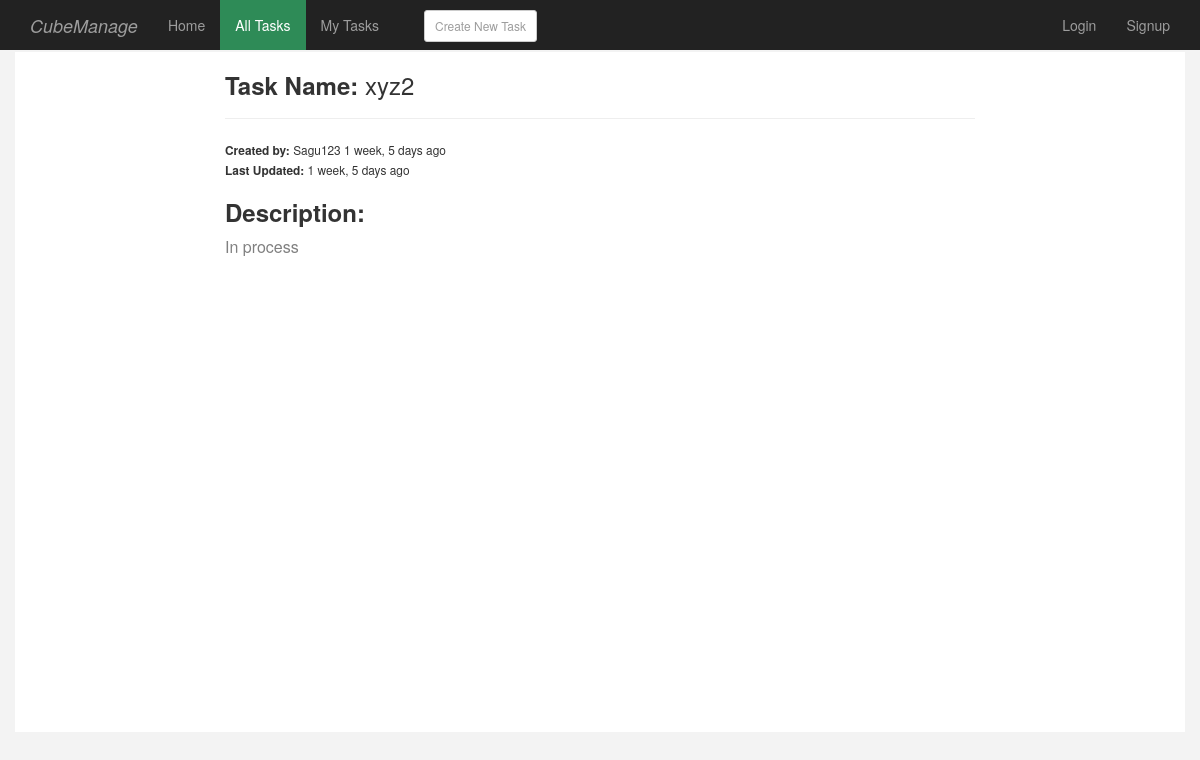
The app's page /task/10/detail/ with its own data.
### task/models.py (models this page shows)
class Task(models.Model):
    name = models.CharField(max_length=100)
    description = models.TextField()
    user = models.ForeignKey(User, on_delete=models.CASCADE, default=1)
    dateCreated = models.DateTimeField('date created', auto_now_add=True)
    dateUpdated = models.DateTimeField('date updated', auto_now=True)

### task/views.py (the view)
# urls.py: url(r'^(?P<taskid>\d+)/detail/$',views.taskDetail, name='taskDetail'),
def taskDetail(request,taskid):
    task = get_object_or_404(Task, id=taskid)
    context={'task':task}
    if (task.user == request.user):
        context['myTaskTabActive'] = True
    else:
        context['allTaskTabActive'] = True
    return render(request, 'task/detail_task.html', context)

### task/templates/task/detail_task.html (shortened to what this page needs)
{% extends 'main/base.html' %}
{% load humanize %}
{% block content %}
    <div class="row">
        <div class="col-md-offset-2 col-md-8">
            {% if task %}
                <h3><b>Task Name: </b>{{task.name}}</h3><hr>
                <div class="row">
                    <div class="col-md-6">
                        <small><b>Created by: </b>{{task.user.username | capfirst}} {{task.dateCreated | naturaltime}}</small><br>
                        <small><b>Last Updated: </b> {{task.dateUpdated|naturaltime}}</h4>
                    </div>
                </div>
                <h3><b>Description:</b></h3>
                <p>{{task.description | safe}}</p>
            {% else %}
                <h3>Not available</h3>
            {% endif %}
        </div>
    </div>
{% endblock %}

### main/static/main/css/custom.css (style rules this page uses)
body { padding-top: 70px; background: #f3f3f3; }
p { font-size: 16px; color: gray; }

### records on screen
Task: name "xyz2", user.username "Sagu123", dateCreated "1 week, 5 days ago", dateUpdated "1 week, 5 days ago", description "In process"
